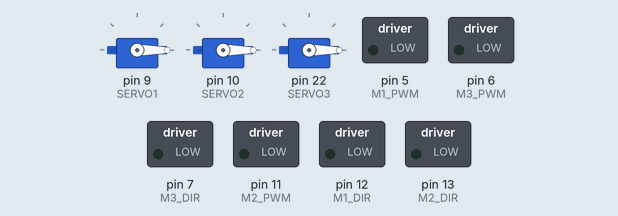
A program run on a simulated Arduino Mega 2560, built with avr-gcc and run on an emulated ATmega2560. Shown: 3 × servo, switched loads named in the program (green lamp = pin HIGH).

Above: at 1.1 s.
At 2.2 s:
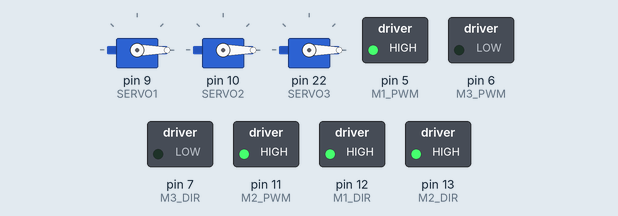
At 11.3 s:
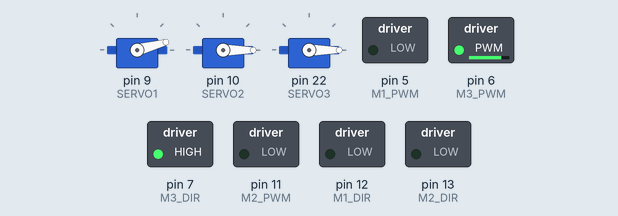
At 26.9 s:
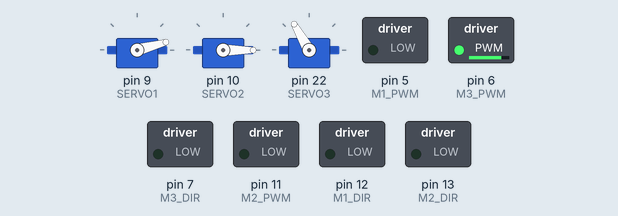
At 30.5 s:
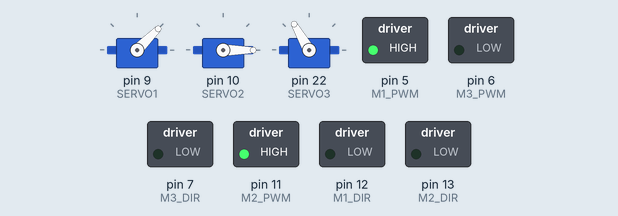
At 38.6 s:
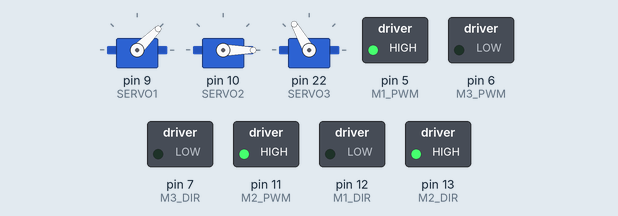
Timing chart, 0 to 40.0 s (numbered marks = the images above):
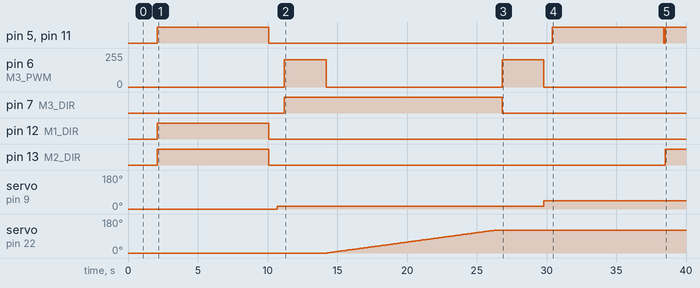

Measured:
- by itself, pin 5 (M1_PWM), pin 11 (M2_PWM): goes HIGH 8.0 s, LOW 20.3 s, HIGH 8.0 s, LOW 0.10 s, then HIGH
- by itself, pin 6 (M3_PWM): alternates 204/255 for 3.0 s and 0/255 for 12.6 s
- by itself, pin 7 (M3_DIR): LOW → HIGH at 11.2 s, → LOW 15.6 s later
- by itself, pin 12 (M1_DIR): LOW → HIGH at 2.1 s, → LOW 8.0 s later
- by itself, pin 13 (M2_DIR): LOW → HIGH at 2.1 s, → LOW 8.0 s later, → HIGH 28.4 s later
- by itself, servo on pin 9 (SERVO1): 0° → 15° at 10.7 s, → 45° 19.1 s later
- by itself, servo on pin 22 (SERVO3): moves from 0° to 120° over 11.9 s

The program:

main.cpp
```cpp
/*
 * File:        main.cpp
 * Purpose:     Warman 2026 Main Control Program
 * Hardware:    Arduino Mega 2560 + WM1 Shield
 */


// Includes
#include <Arduino.h>
#include "DRIVE_CONTROL.h"
#include "INPUT_SIGNAL.h"
#include "ARM_CONTROL.h"
#include "DEFINED_PINS.h"


// Configurable Parameters
static const int CFG_LOOP_DELAY_MS = 100;


// Robot State Machine
enum class RobotState {
    WAITING_FOR_START,
    GOTO_COLLECTION,
    EXECUTE_COLLECTION,
    GOTO_START,
    UP_RAMP,
    EXECUTE_DROPOFF,
    DOWN_RAMP,
    GOTO_ENDZONE,
    MISSION_COMPLETE
};


// Global state variable
static RobotState global_robotState = RobotState::WAITING_FOR_START;


// Main setup and loop functions
void setup()
{
    motorInit();
    inputSignalInit();
    armExtendRetractInit();
    armElevationInit();
    hopperSwitchInit();
    scoopInit();
}


// Main control loop
void loop()
{
    // State machine
    switch (global_robotState)
    {
        case RobotState::WAITING_FOR_START:
            {
                // readStartButton();   // block until start button is pressed
                elevationStow();
                global_robotState = RobotState::GOTO_COLLECTION;       // update status
                break;
            }

        case RobotState::GOTO_COLLECTION:

            {
                motorStop();
                motorDriveForward();
                motorStop();
                global_robotState = RobotState::EXECUTE_COLLECTION;
                break;
            }

        case RobotState::EXECUTE_COLLECTION:
            {
                // TODO: Implement collection logic using arm and hopper control functions
                hopperClose();
                elevationCollect();
                armExtend();
                scoopCollect();
                armRetract();
                elevationHold();
                global_robotState = RobotState::GOTO_START;
                break;
            }
        case RobotState::GOTO_START:
            {
                motorStop();
                motorDriveBackward();
                motorStop();
                global_robotState = RobotState::UP_RAMP;
                break;
            }

        case RobotState::UP_RAMP:
            {
                // TODO： turn so it faces the ramp, then drive forward until it reaches the dropoff point
                motorTurnLeft();
                motorStop();
                motorUpRamp();
                motorStop();            // can introuduce incline PWM compensation
                global_robotState = RobotState::EXECUTE_DROPOFF;
                break;
            }

        case RobotState::EXECUTE_DROPOFF:
            {
                // TODO: Implement dropoff logic using arm and hopper control functions
                elevationDropoff();
                armExtend();
                hopperOpen();
                delay(3000);  // wait for contents to drop off
                hopperClose();
                armRetract();
                elevationHold();
                global_robotState = RobotState::DOWN_RAMP;
                break;
            }
        case RobotState::DOWN_RAMP:
            {
                // TODO: drive down the ramp to start zone
                motorDownRamp();
                motorStop();
                global_robotState = RobotState::GOTO_ENDZONE;
                break;
            }

        case RobotState::GOTO_ENDZONE:
            {
                // TODO: go to endzone
                motorDriveEnd();
                motorStop();
                global_robotState = RobotState::MISSION_COMPLETE;
                break;
            }

        case RobotState::MISSION_COMPLETE:
        // set led to indicate completion, stop all motors, and halt program
            motorStop();
            digitalWrite(LED_PIN, HIGH);  // Turn on completion LED
            while (true) {}               // Infinite loop to halt program
            break;
    }

    delay(CFG_LOOP_DELAY_MS);
}
```

ARM_CONTROL.h
```cpp
#pragma once        // Header guard to prevent multiple inclusions

// Initialisation
void armExtendRetractInit(void);
void armElevationInit(void);
void hopperSwitchInit(void);
void scoopInit(void);

// Extension arm
void armExtend(void);
void armRetract(void);

// Elevation
void elevationCollect(void);
void elevationHold(void);
void elevationStow(void);
void elevationDropoff(void);

// Hopper door
void hopperOpen(void);
void hopperClose(void);

// Scoop
void scoopCollect(void);
```

INPUT_SIGNAL.h
```cpp
#pragma once        // Header guard to prevent multiple inclusions

// Initialisation
void inputSignalInit(void);


// Button detection
bool readStartButton(void);
```

drive_control.h
```cpp
#pragma once            // Header guard to prevent multiple inclusions

void motorInit(void);
void motorStop(void);
void motorDriveForward(void);
void motorDriveBackward(void);
void motorTurnLeft(void);
void motorTurnRight(void);
void motorUpRamp(void);
void motorDownRamp(void);
void motorDriveEnd(void);
```

drive_control.cpp
```cpp
/*
 * File:        drive_control.cpp
 * Purpose:     motor control with
 * Hardware:    2*driving brush motor
 */


#include <Arduino.h>
#include "DEFINED_PINS.h"
#include "DRIVE_CONTROL.h"

// configurable parameters
static int go_to_collect_ms = 8000;
static int back_to_start_ms = 8000;
static int turn_time_ms     = 4000;
static int go_up_ramp_ms    = 10000;
static int go_down_ramp_ms  = 10000;
static int go_to_end_ms     = 2000;

static int motorMaxSpeed    = 255;

// initialization
void motorInit(void)
{
    pinMode(M1_PWM, OUTPUT);
    pinMode(M1_DIR, OUTPUT);
    pinMode(M2_PWM, OUTPUT);
    pinMode(M2_DIR, OUTPUT);
}

// control functions
void motorStop(void)
{
    // Set M1 and M2 motor PWM outputs to 0
    digitalWrite(M1_DIR, LOW);
    digitalWrite(M2_DIR, LOW);
    analogWrite(M1_PWM, 0);
    analogWrite(M2_PWM, 0);
}

void motorDriveForward(void)
{
    // Set M1 and M2 motor PWM outputs to drive the robot forward
    digitalWrite(M1_DIR, HIGH);
    digitalWrite(M2_DIR, HIGH);
    analogWrite(M1_PWM, motorMaxSpeed);
    analogWrite(M2_PWM, motorMaxSpeed);
    delay(go_to_collect_ms);
}

void motorDriveBackward(void)
{
    // Set M1 and M2 motor PWM outputs to drive the robot backward
    digitalWrite(M1_DIR, LOW);
    digitalWrite(M2_DIR, LOW);
    analogWrite(M1_PWM, motorMaxSpeed);
    analogWrite(M2_PWM, motorMaxSpeed);
    delay(back_to_start_ms);
}

void motorTurnLeft(void)
{
    // Set M1 and M2 motor PWM outputs to turn the robot left
    digitalWrite(M1_DIR, LOW);
    digitalWrite(M2_DIR, HIGH);
    analogWrite(M1_PWM, motorMaxSpeed);
    analogWrite(M2_PWM, motorMaxSpeed);
    delay(turn_time_ms);
}

void motorTurnRight(void)
{
    // Set M1 and M2 motor PWM outputs to turn the robot right
    digitalWrite(M1_DIR, HIGH);
    digitalWrite(M2_DIR, LOW);
    analogWrite(M1_PWM, motorMaxSpeed);
    analogWrite(M2_PWM, motorMaxSpeed);
    delay(turn_time_ms);
}


void motorUpRamp(void)
{
    // Set M1 and M2 motor PWM outputs to drive the robot up the ramp
    digitalWrite(M1_DIR, HIGH);
    digitalWrite(M2_DIR, HIGH);
    analogWrite(M1_PWM, motorMaxSpeed);
    analogWrite(M2_PWM, motorMaxSpeed);
    delay(go_up_ramp_ms);
}

void motorDownRamp(void)
{
    // Set M1 and M2 motor PWM outputs to drive the robot down the ramp
    digitalWrite(M1_DIR, LOW);
    digitalWrite(M2_DIR, LOW);
    analogWrite(M1_PWM, motorMaxSpeed);
    analogWrite(M2_PWM, motorMaxSpeed);
    delay(go_down_ramp_ms);
}

void motorDriveEnd(void)
{
    // Set M1 and M2 motor PWM outputs to drive the robot to the endzone
    digitalWrite(M1_DIR, HIGH);
    digitalWrite(M2_DIR, HIGH);
    analogWrite(M1_PWM, motorMaxSpeed);
    analogWrite(M2_PWM, motorMaxSpeed);
    delay(go_to_end_ms);
}
```

input_signals.cpp
```cpp
/*
 * File:        input_signals.cpp
 * Purpose:     start button detection, ultrasonic reading
 */


#include <Arduino.h>
#include "DEFINED_PINS.h"
#include "INPUT_SIGNAL.h"


// configurable parameters
static const int DEBOUNCE_DELAY_MS = 20;


// initialization
void inputSignalInit(void)
{
    // Initialise start button pin with pull-up resistor
    pinMode(BTN_START, INPUT_PULLUP);
}

// Read start button, only exit function when a valid button press is detected
bool readStartButton(void)
{
    while(1) {
        // wait for button press, press = LOW
        while(digitalRead(BTN_START) == HIGH)
        {
            delay(10);
        }
        // debounce
        delay(DEBOUNCE_DELAY_MS);
        if(digitalRead(BTN_START) == LOW) {
            return true;
        }
    }
}
```

robotic_arm.cpp
```cpp
/*===========================================================================================================
 * File:        robotic_arm.cpp
 * Purpose:     control extension arm   - 6V DC motor - M3
 *              control angle of elevation - servo     - SERVO1
 *              control hopper door        - servo     - SERVO2
 *              control up and down of scoop - servo from mega
 * ==================================================================================================================
 */

#include <Arduino.h>
#include <Servo.h>
#include "DEFINED_PINS.h"
#include "ARM_CONTROL.h"


// == Configurable Parameters ===============================================================

// Extension arm — time-based (6V DC motor, 80% PWM to prevent overvoltage)
static const int CFG_ARM_EXTEND_TIME  = 3000;   // pre-determined extension time
static const int CFG_ARM_RETRACT_TIME = 3000;   // pre-determined retraction time
static const int CFG_ARM_PWM          = 204;    // 80% of 255 to prevent overvoltage

// Elevation — angle-based (servo)
static const int CFG_ELEV_STOW_DEG    = 0;      // stow position is flat
static const int CFG_ELEV_COLLECT_DEG = 15;     // collection position
static const int CFG_ELEV_HOLD_DEG    = 45;     // holding position
static const int CFG_ELEV_DROPOFF_DEG = 70;     // dropoff position

// Hopper door — angle-based (servo)
static const int CFG_HOPPER_CLOSED_DEG = 0;     // idle state
static const int CFG_HOPPER_OPEN_DEG   = 180;   // open state

// Scoop — angle-based (servo)
static const int CFG_SCOOP_STOW_DEG    = 0;    // idle state
static const int CFG_SCOOP_FINAL_DEG   = 120;  // final state

// Timing
static const int CFG_SERVO_SETTLE_TIME = 500;
static const int CFG_SCOOP_ANGLE_VARIABLE = 1;  // 1 degree per step
static const int CFG_SCOOP_TIME_VARIABLE = 100; // 100ms per step

// == Servo Objects ===================================================================

static Servo g_servoElevation;      // SERVO1 (pin 9)
static Servo g_servoHopper;         // SERVO2 (pin 10)
static Servo g_servoScoop;      // SERVO3 (pin 22)


// == Initialisation ========================================================
void armExtendRetractInit(void)
{
    pinMode(M3_PWM, OUTPUT);
    pinMode(M3_DIR, OUTPUT);
}

void armElevationInit(void)
{
    g_servoElevation.attach(SERVO1);
    g_servoElevation.write(CFG_ELEV_STOW_DEG);
    delay(CFG_SERVO_SETTLE_TIME);
}

void hopperSwitchInit(void)
{
    g_servoHopper.attach(SERVO2);
    g_servoHopper.write(CFG_HOPPER_CLOSED_DEG);
    delay(CFG_SERVO_SETTLE_TIME);
}

void scoopInit(void)
{
    g_servoScoop.attach(SERVO3);
    g_servoScoop.write(CFG_SCOOP_STOW_DEG);
    delay(CFG_SERVO_SETTLE_TIME);
}


// == Extension Arm =================================================================
// DIR=HIGH drives arm outward
void armExtend(void)
{
    digitalWrite(M3_DIR, HIGH);
    analogWrite(M3_PWM, CFG_ARM_PWM);
    delay(CFG_ARM_EXTEND_TIME);
    analogWrite(M3_PWM, 0);
}

void armRetract(void)
{
    digitalWrite(M3_DIR, LOW);
    analogWrite(M3_PWM, CFG_ARM_PWM);
    delay(CFG_ARM_RETRACT_TIME);
    analogWrite(M3_PWM, 0);
}


// == Elevation Arm =================================================================

void elevationCollect(void)
{
    g_servoElevation.write(CFG_ELEV_COLLECT_DEG);
    delay(CFG_SERVO_SETTLE_TIME);
}

void elevationHold(void)
{
    g_servoElevation.write(CFG_ELEV_HOLD_DEG);
    delay(CFG_SERVO_SETTLE_TIME);
}

void elevationStow(void)
{
    g_servoElevation.write(CFG_ELEV_STOW_DEG);
    delay(CFG_SERVO_SETTLE_TIME);
}

void elevationDropoff(void)
{
    g_servoElevation.write(CFG_ELEV_DROPOFF_DEG);
    delay(CFG_SERVO_SETTLE_TIME);
}

// == Hopper Door =================================================================

void hopperOpen(void)
{
    g_servoHopper.write(CFG_HOPPER_OPEN_DEG);
    delay(CFG_SERVO_SETTLE_TIME);
}

void hopperClose(void)
{
    g_servoHopper.write(CFG_HOPPER_CLOSED_DEG);
    delay(CFG_SERVO_SETTLE_TIME);
}


// == Scoop =================================================================

void scoopCollect(void)
{
    // Slowly move the scoop to the final position
    for (int angle = CFG_SCOOP_STOW_DEG; angle <= CFG_SCOOP_FINAL_DEG; angle += CFG_SCOOP_ANGLE_VARIABLE) {
        g_servoScoop.write(angle);
        delay(CFG_SCOOP_TIME_VARIABLE);
    }
    // ensure final position is reached
    g_servoScoop.write(CFG_SCOOP_FINAL_DEG);
    delay(CFG_SERVO_SETTLE_TIME);
}
```

DEFINED_PINS.h
```cpp
#pragma once        // Header guard to prevent multiple inclusions

// servo pins
#define SERVO1      9   // from wm1
#define SERVO2      10  // from wm1
#define SERVO3      22  // from mega


// motor pins correct
//#define M1_PWM      6       // left wheel
//#define M1_DIR      7
//#define M2_PWM      3       // right wheel
//#define M2_DIR      8
//#define M3_PWM      5
//#define M3_DIR      12
//#define M4_PWM      11
//#define M4_DIR      13

// motor pins
#define M1_PWM      5     // left wheel
#define M1_DIR      12
#define M2_PWM      11    // right wheel
#define M2_DIR      13
#define M3_PWM      6
#define M3_DIR      7
#define M4_PWM      3
#define M4_DIR      8


// relay pins
#define RELAY1      2
#define RELAY2      4


// button pin
#define BTN_START    25      // pin25 -> button -> GND

// led pin
#define LED_PIN      24      // pin24 -> Resistor 220Ω -> LED -> GND
```
